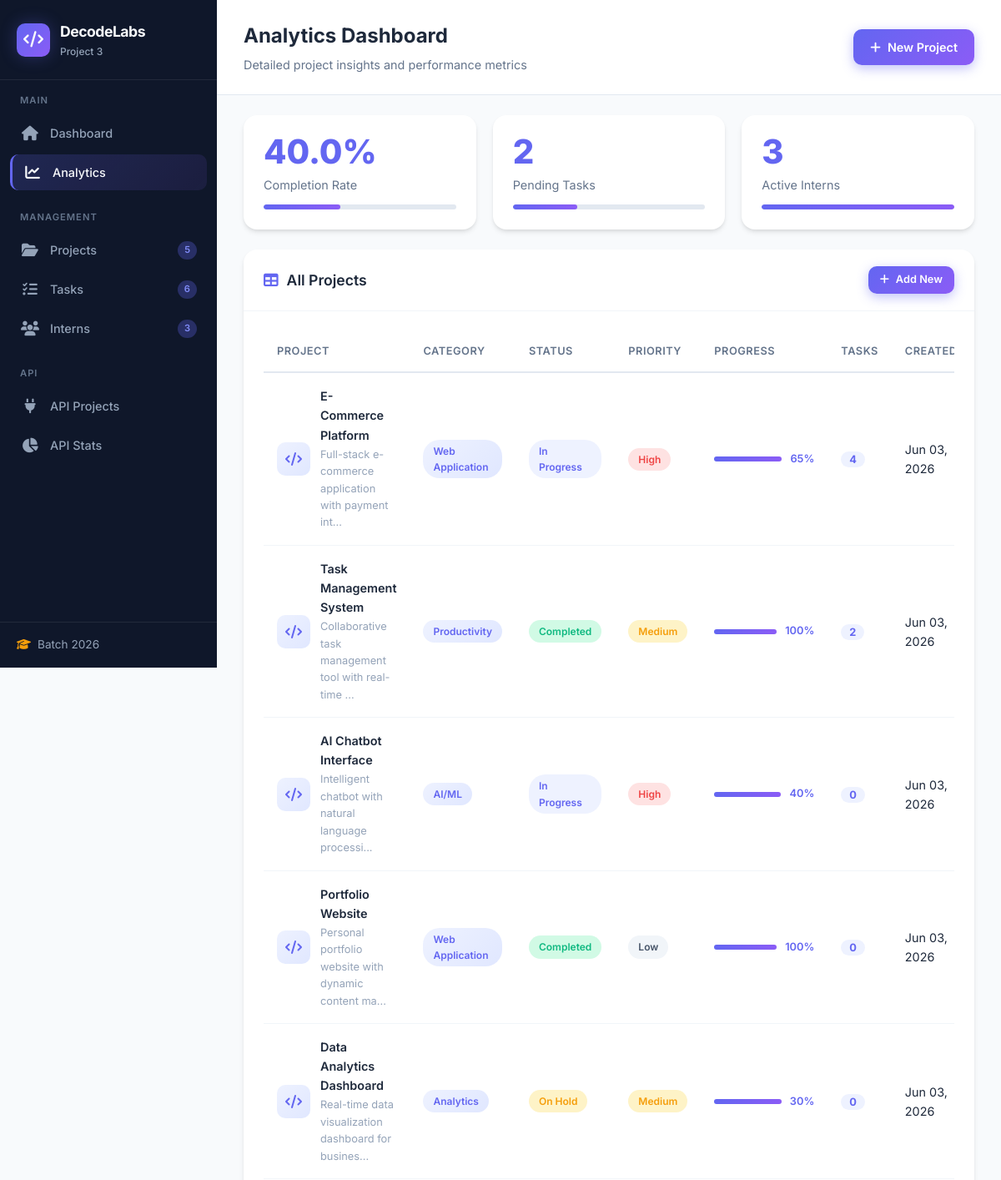
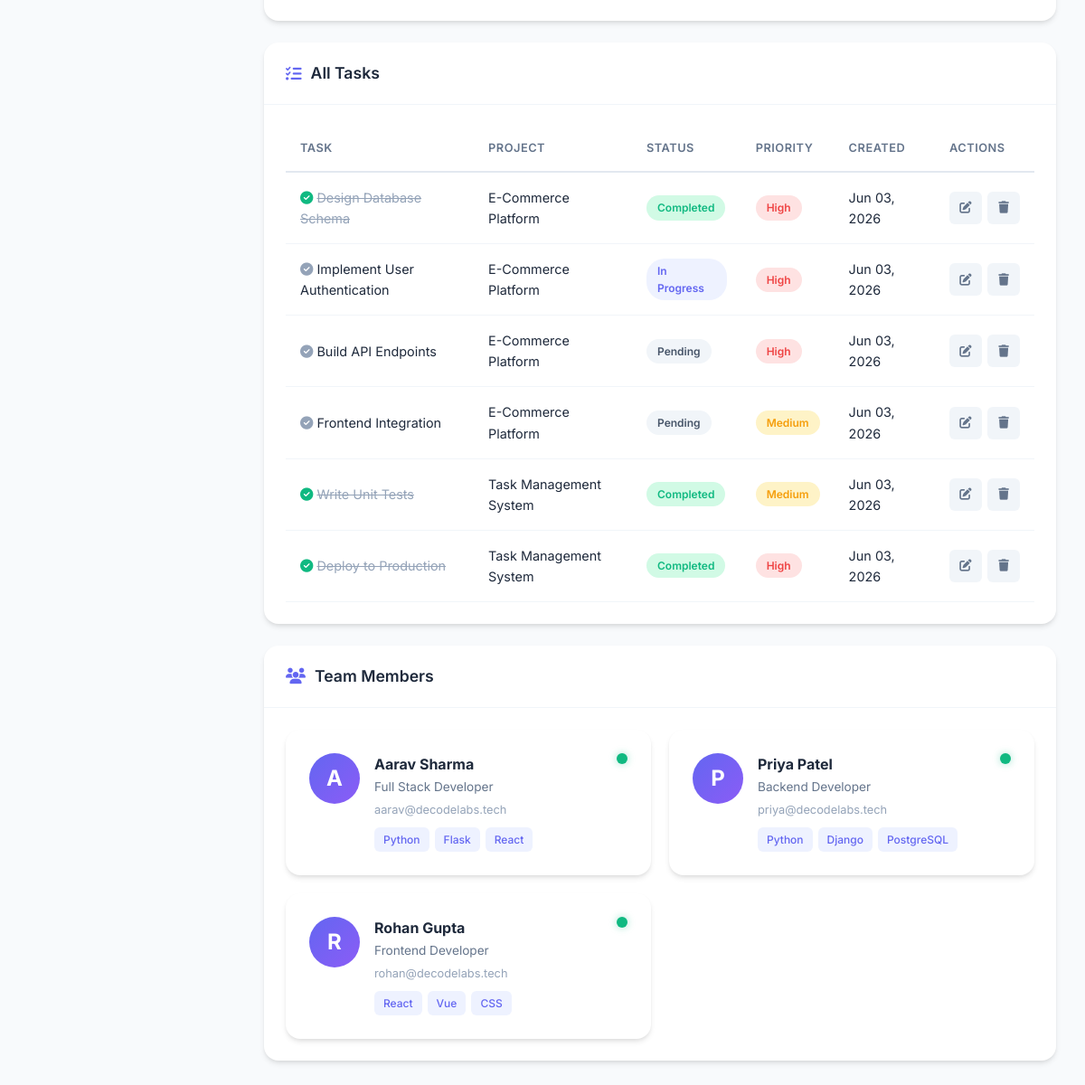
/dashboard, run on the app's committed database (2 pictures, top to bottom).
### app.py (models this page shows, shortened)
class Project(db.Model):
    __tablename__ = 'projects'
    id = db.Column(db.Integer, primary_key=True)
    title = db.Column(db.String(200), nullable=False)
    description = db.Column(db.Text, nullable=False)
    category = db.Column(db.String(100), nullable=False)
    status = db.Column(db.String(50), default='In Progress')
    priority = db.Column(db.String(20), default='Medium')
    github_url = db.Column(db.String(500))
    tech_stack = db.Column(db.String(300))
    progress = db.Column(db.Integer, default=0)
    created_at = db.Column(db.DateTime, default=datetime.utcnow)
    updated_at = db.Column(db.DateTime, default=datetime.utcnow, onupdate=datetime.utcnow)
    tasks = db.relationship('Task', backref='project', lazy=True, cascade='all, delete-orphan')

class Task(db.Model):
    __tablename__ = 'tasks'
    id = db.Column(db.Integer, primary_key=True)
    title = db.Column(db.String(200), nullable=False)
    description = db.Column(db.Text)
    status = db.Column(db.String(50), default='Pending')
    priority = db.Column(db.String(20), default='Medium')
    project_id = db.Column(db.Integer, db.ForeignKey('projects.id'), nullable=False)
    created_at = db.Column(db.DateTime, default=datetime.utcnow)
    completed_at = db.Column(db.DateTime)

class Intern(db.Model):
    __tablename__ = 'interns'
    id = db.Column(db.Integer, primary_key=True)
    name = db.Column(db.String(100), nullable=False)
    email = db.Column(db.String(120), unique=True, nullable=False)
    batch = db.Column(db.String(20), default='2026')
    role = db.Column(db.String(100))
    skills = db.Column(db.String(500))
    bio = db.Column(db.Text)
    joined_at = db.Column(db.DateTime, default=datetime.utcnow)
    is_active = db.Column(db.Boolean, default=True)

### app.py (the view)
@app.route('/dashboard')
def dashboard():
    projects = Project.query.all()
    tasks = Task.query.all()
    interns = Intern.query.all()
    total = len(projects)
    completed = len([p for p in projects if p.status == 'Completed'])
    completion_rate = round((completed / total * 100), 1) if total > 0 else 0
    return render_template('dashboard.html',
                         projects=projects,
                         tasks=tasks,
                         interns=interns,
                         completion_rate=completion_rate)

### app.py (called while the page is built)
@app.context_processor
def inject_stats():
    return {
        'total_projects': Project.query.count(),
        'total_tasks': Task.query.count(),
        'total_interns': Intern.query.count(),
        'completed_projects': Project.query.filter_by(status='Completed').count(),
        'pending_tasks': Task.query.filter_by(status='Pending').count()
    }

### templates/dashboard.html (shortened to what this page needs)
{% extends "base.html" %}
{% block page_title %}Analytics Dashboard{% endblock %}
{% block page_subtitle %}Detailed project insights and performance metrics{% endblock %}
{% block content %}
<div class="analytics-header">
    <div class="analytics-metric">
        <span class="metric-value">{{ completion_rate }}%</span>
        <span class="metric-label">Completion Rate</span>
        <div class="metric-bar">
            <div class="metric-fill" style="width: {{ completion_rate }}%"></div>
        </div>
    </div>
    <div class="analytics-metric">
        <span class="metric-value">{{ pending_tasks }}</span>
        <span class="metric-label">Pending Tasks</span>
        <div class="metric-bar">
            <div class="metric-fill" style="width: {{ (pending_tasks / total_tasks * 100) if total_tasks > 0 else 0 }}%"></div>
        </div>
    </div>
    <div class="analytics-metric">
        <span class="metric-value">{{ total_interns }}</span>
        <span class="metric-label">Active Interns</span>
        <div class="metric-bar">
            <div class="metric-fill" style="width: 100%"></div>
        </div>
    </div>
</div>
<div class="card">
    <div class="card-header">
        <h3><i class="fas fa-table"></i> All Projects</h3>
        <div class="header-actions">
            <a href="{{ url_for('project_create') }}" class="btn btn-sm btn-primary">
                <i class="fas fa-plus"></i> Add New
            </a>
        </div>
    </div>
    <div class="card-body">
        <div class="table-responsive">
            <table class="data-table">
                <thead>
                    <tr>
                        <th>Project</th>
                        <th>Category</th>
                        <th>Status</th>
                        <th>Priority</th>
                        <th>Progress</th>
                        <th>Tasks</th>
                        <th>Created</th>
                    </tr>
                </thead>
                <tbody>
                    {% for project in projects %}
                    <tr>
                        <td>
                            <div class="project-cell">
                                <div class="project-icon">
                                    <i class="fas fa-code"></i>
                                </div>
                                <div class="project-info">
                                    <span class="project-name">{{ project.title }}</span>
                                    <span class="project-desc">{{ project.description[:50] }}...</span>
                                </div>
                            </div>
                        </td>
                        <td><span class="badge-category">{{ project.category }}</span></td>
                        <td><span class="badge-status status-{{ project.status.lower().replace(' ', '-') }}">{{ project.status }}</span></td>
                        <td><span class="badge-priority priority-{{ project.priority.lower() }}">{{ project.priority }}</span></td>
                        <td>
                            <div class="progress-bar-inline">
                                <div class="progress-fill" style="width: {{ project.progress }}%"></div>
                                <span>{{ project.progress }}%</span>
                            </div>
                        </td>
                        <td><span class="badge-count">{{ project.tasks | length }}</span></td>
                        <td>{{ project.created_at.strftime('%b %d, %Y') }}</td>
                    </tr>
                    {% endfor %}
                </tbody>
            </table>
        </div>
    </div>
</div>
<div class="card">
    <div class="card-header">
        <h3><i class="fas fa-tasks"></i> All Tasks</h3>
    </div>
    <div class="card-body">
        <div class="table-responsive">
            <table class="data-table">
                <thead>
                    <tr>
                        <th>Task</th>
                        <th>Project</th>
                        <th>Status</th>
                        <th>Priority</th>
                        <th>Created</th>
                        <th>Actions</th>
                    </tr>
                </thead>
                <tbody>
                    {% for task in tasks %}
                    <tr>
                        <td>
                            <div class="task-cell">
                                <i class="fas fa-check-circle {% if task.status == 'Completed' %}text-success{% else %}text-muted{% endif %}"></i>
                                <span {% if task.status == 'Completed' %}class="completed"{% endif %}>{{ task.title }}</span>
                            </div>
                        </td>
                        <td>{{ task.project.title }}</td>
                        <td><span class="badge-status status-{{ task.status.lower().replace(' ', '-') }}">{{ task.status }}</span></td>
                        <td><span class="badge-priority priority-{{ task.priority.lower() }}">{{ task.priority }}</span></td>
                        <td>{{ task.created_at.strftime('%b %d, %Y') }}</td>
                        <td>
                            <div class="action-buttons">
                                <button class="btn-icon" onclick="editTask({{ task.id }}, '{{ task.title }}', '{{ task.description }}', '{{ task.status }}', '{{ task.priority }}', {{ task.project_id }})" title="Edit">
                                    <i class="fas fa-edit"></i>
                                </button>
                                <form action="{{ url_for('task_delete', id=task.id) }}" method="POST" class="inline-form" onsubmit="return confirm('Delete this task?');">
                                    <button type="submit" class="btn-icon btn-danger" title="Delete">
                                        <i class="fas fa-trash"></i>
                                    </button>
                                </form>
                            </div>
                        </td>
                    </tr>
                    {% endfor %}
                </tbody>
            </table>
        </div>
    </div>
</div>
<div class="card">
    <div class="card-header">
        <h3><i class="fas fa-users"></i> Team Members</h3>
    </div>
    <div class="card-body">
        <div class="interns-grid">
            {% for intern in interns %}
            <div class="intern-card {% if not intern.is_active %}inactive{% endif %}">
                <div class="intern-avatar">
                    <span>{{ intern.name[0] }}</span>
                </div>
                <div class="intern-info">
                    <h4>{{ intern.name }}</h4>
                    <p>{{ intern.role }}</p>
                    <span class="intern-email">{{ intern.email }}</span>
                    <div class="intern-skills">
                        {% for skill in (intern.skills or '').split(',')[:3] %}
                            {% if skill.strip() %}
                            <span class="skill-tag">{{ skill.strip() }}</span>
                            {% endif %}
                        {% endfor %}
                    </div>
                </div>
                <div class="intern-status">
                    <span class="status-dot {% if intern.is_active %}active{% else %}inactive{% endif %}"></span>
                </div>
            </div>
            {% else %}
            <div class="empty-state">
                <i class="fas fa-users"></i>
                <p>No interns added yet</p>
            </div>
            {% endfor %}
        </div>
    </div>
</div>
{% endblock %}

### data on the page
Project: title "E-Commerce Platform", description "Full-stack e-commerce application with payment int", category "Web Application", status "In Progress", priority "High", progress "65", tasks|length "4", created_at "Jun 03, 2026"
Project: title "Task Management System", description "Collaborative task management tool with real-time", category "Productivity", status "Completed", priority "Medium", progress "100", tasks|length "2", created_at "Jun 03, 2026"
Project: title "AI Chatbot Interface", description "Intelligent chatbot with natural language processi", category "AI/ML", status "In Progress", priority "High", progress "40", tasks|length "0", created_at "Jun 03, 2026"
Project: title "Portfolio Website", description "Personal portfolio website with dynamic content ma", category "Web Application", status "Completed", priority "Low", progress "100", tasks|length "0", created_at "Jun 03, 2026"
Project: title "Data Analytics Dashboard", description "Real-time data visualization dashboard for busines", category "Analytics", status "On Hold", priority "Medium", progress "30", tasks|length "0", created_at "Jun 03, 2026"
Task: title "Design Database Schema", project "E-Commerce Platform", status "Completed", priority "High", created_at "Jun 03, 2026"
Task: title "Implement User Authentication", project "E-Commerce Platform", status "In Progress", priority "High", created_at "Jun 03, 2026"
Task: title "Build API Endpoints", project "E-Commerce Platform", status "Pending", priority "High", created_at "Jun 03, 2026"
Task: title "Frontend Integration", project "E-Commerce Platform", status "Pending", priority "Medium", created_at "Jun 03, 2026"
Task: title "Write Unit Tests", project "Task Management System", status "Completed", priority "Medium", created_at "Jun 03, 2026"
Task: title "Deploy to Production", project "Task Management System", status "Completed", priority "High", created_at "Jun 03, 2026"
Intern: name "A", name "Aarav Sharma", role "Full Stack Developer", email "aarav@decodelabs.tech", strip "Python" "Flask" "React", is_active True (drawn)
Intern: name "P", name "Priya Patel", role "Backend Developer", email "priya@decodelabs.tech", strip "Python" "Django" "PostgreSQL", is_active True (drawn)
Intern: name "R", name "Rohan Gupta", role "Frontend Developer", email "rohan@decodelabs.tech", strip "React" "Vue" "CSS", is_active True (drawn)

### other printed values
{{ total_projects }} "5"
{{ total_tasks }} "6"
{{ total_interns }} "3"
{{ completion_rate }} "40.0"
{{ pending_tasks }} "2"
